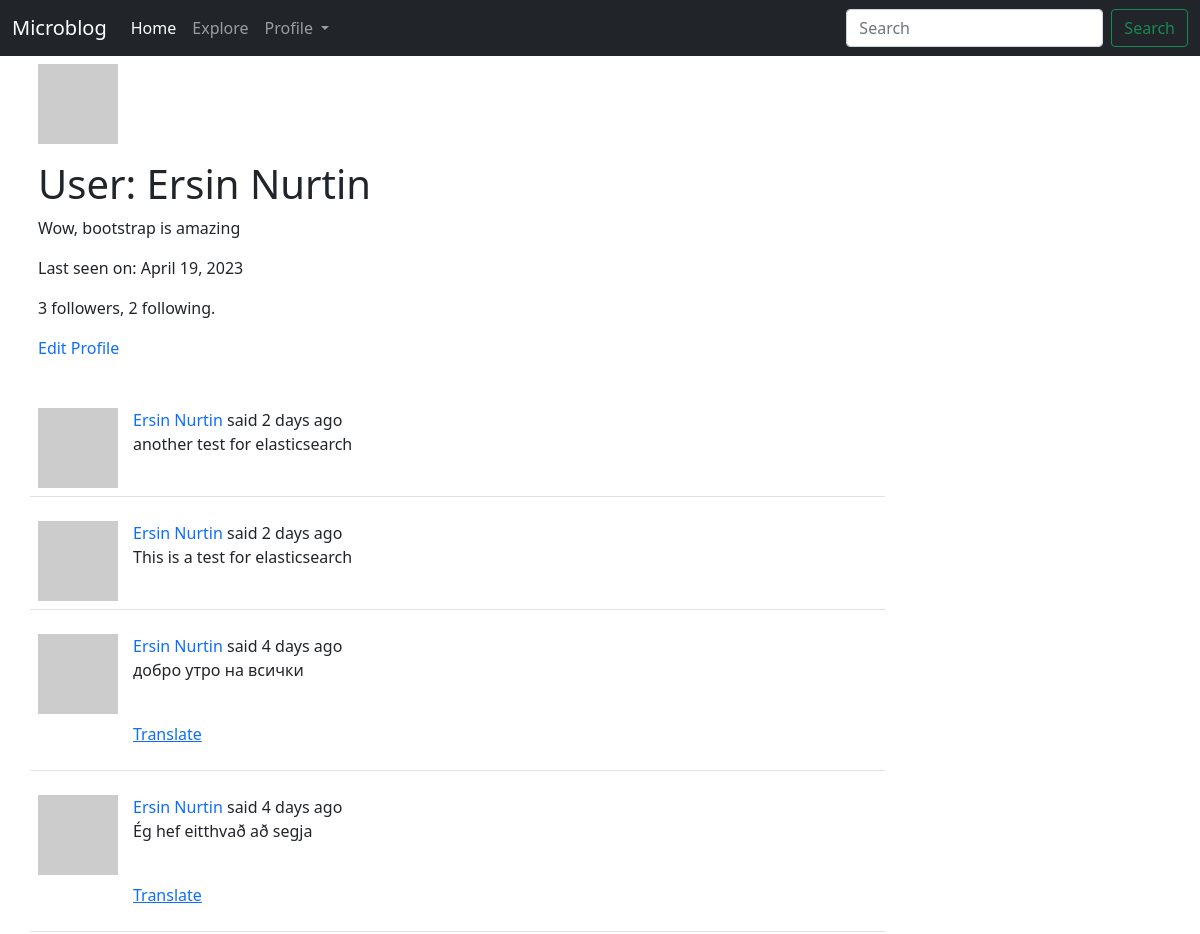
The page /user/Ersin Nurtin (signed in, upper part) on the database as committed earlier.
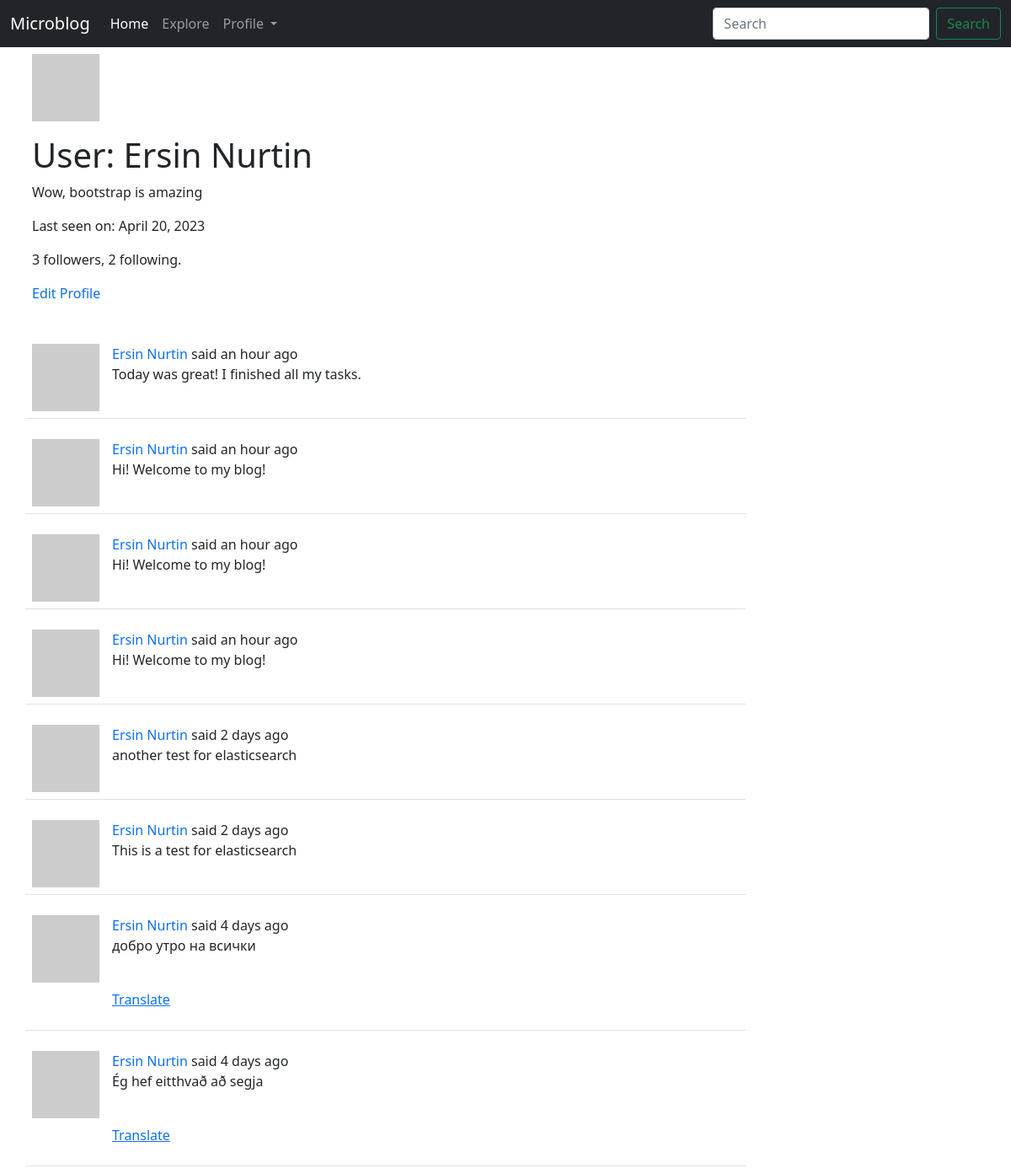
The same page on the database as committed later.
### app/models.py (models this page shows, shortened)
class User(UserMixin, db.Model):
	id = db.Column(db.Integer, primary_key=True)
	username = db.Column(db.String(64), index=True, unique=True)
	email = db.Column(db.String(120), index=True, unique=True)
	password_hash = db.Column(db.String(128))
	about_me = db.Column(db.String(140))
	last_seen = db.Column(db.DateTime, default=datetime.utcnow())
	posts = db.relationship('Post', backref='author', lazy='dynamic')
	followed = db.relationship(
		'User', secondary=followers,
		primaryjoin=(followers.c.follower_id == id),
		secondaryjoin=(followers.c.followed_id == id),
		backref=db.backref('followers', lazy='dynamic'), lazy='dynamic')
	def avatar(self, size):
		digest = md5(self.email.lower().encode('utf-8')).hexdigest()
		return f"https://www.gravatar.com/avatar/{digest}?d=identicon&s={size}"

class SearchableMixin:
	@classmethod
	def before_commit(cls, session):
		session._changes = {
			'add': list(session.new),
			'update': list(session.dirty),
			'delete': list(session.deleted)
		}
	@classmethod
	def after_commit(cls, session):
		for obj in session._changes['add']:
			if isinstance(obj, SearchableMixin):
				add_to_index(obj.__tablename__, obj)
		for obj in session._changes['update']:
			if isinstance(obj, SearchableMixin):
				add_to_index(obj.__tablename__, obj)
		for obj in session._changes['delete']:
			if isinstance(obj, SearchableMixin):
				remove_from_index(obj.__tablename__, obj)
		session._changes = None

class Post(SearchableMixin, db.Model):
	__searchable__ = ['body']
	id = db.Column(db.Integer, primary_key=True)
	body = db.Column(db.String(140))
	timestamp = db.Column(db.DateTime, index=True, default=datetime.utcnow)
	user_id = db.Column(db.Integer, db.ForeignKey('user.id'))
	language = db.Column(db.String(5))

### app/main/routes.py (the view)
@bp.route('/user/<username>')
@login_required
def user(username):
	user_ = User.query.filter_by(username=username).first_or_404()
	form = EmptyForm()
	page = request.args.get('page', 1, type=int)
	posts = user_.posts.order_by(Post.timestamp.desc()).paginate(
		page=page, per_page=current_app.config['POSTS_PER_PAGE'], error_out=False)
	next_url = url_for('main.user', username=user_.username, page=posts.next_num) if posts.has_next else '#'
	prev_url = url_for('main.user', username=user_.username, page=posts.prev_num) if posts.has_prev else '#'
	return render_template('user.html', user=user_, posts=posts.items, form=form, next_url=next_url, prev_url=prev_url)

### app/main/forms.py
class SearchForm(FlaskForm):
	q = StringField(_l('Search'), validators=[DataRequired()])
	s = SubmitField(_l('Search'))
	def __init__(self, *args, **kwargs):
		if 'formdata' not in kwargs:
			kwargs['formdata'] = request.args
		if 'meta' not in kwargs:
			kwargs['meta'] = {'csrf': False}
		super(SearchForm, self).__init__(*args, **kwargs)

class EmptyForm(FlaskForm):
	submit = SubmitField(_l('Submit'))

### app/__init__.py (called while the page is built)
def get_locale():
	user = getattr(g, 'user', None)
	if user is not None:
		return user.locale
	return request.accept_languages.best_match(current_app.config['LANGUAGES'])

### app/main/routes.py (called while the page is built)
@bp.before_app_request
def before_request():
	if current_user.is_authenticated:
		current_user.last_seen = datetime.utcnow()
		db.session.commit()
		g.search_form = SearchForm()
	g.locale = str(get_locale())

### app/models.py (called while the page is built)
@login.user_loader
def load_user(user_id):
	return User.query.get(int(user_id))

### app/templates/user.html (shortened to what this page needs)
{% extends "layout.html" %}
{% block content %}
<div class="container">
    <table class="table table-borderless">
        <tr class="row">
            <td>
                <img src="{{ user.avatar(128) }}" alt="user image"/>
            </td>
            <td>
                <h1>{{ _('User') }}: {{ user.username }}</h1>
                {% if user.about_me %}<p>{{ user.about_me }}</p>{% endif %}
                {% if user.last_seen %}<p>{{ _('Last seen on') }}: {{ moment(user.last_seen).format('LL') }}</p>{% endif %}
                <p>{{ user.followers.count() }} {{ _('followers') }}, {{ user.followed.count() }} {{ _('following') }}.</p>
                {% if user == current_user %}
                <p><a style="text-decoration: none" href="{{ url_for('main.edit_profile') }}">{{ _('Edit Profile') }}</a></p>
                {% else %}
                <p>
                    <form action="{{ url_for('main.unfollow', username=user.username) }}" method="post">
                        {{ form.hidden_tag() }}
                        {{ form.submit(class_='btn btn-secondary', value='Unfollow') }}
                    </form>
                {% endif %}
            </td>
        </tr>
    </table>
</div>
    {% for post in posts %}
        {% include '_post.html' %}
    {% endfor %}
{% endblock content %}

### app/templates/layout.html (shortened to what this page needs)
<!DOCTYPE html>
<html lang="en">
  <head>
      <link href="https://cdn.jsdelivr.net/npm/bootstrap@5.1.3/dist/css/bootstrap.min.css" rel="stylesheet">
  </head>
  <body>
    <nav class="navbar navbar-expand-lg navbar-dark bg-dark">
      <div class="container-fluid">
        <a class="navbar-brand" href="{{ url_for('main.index') }}">Microblog</a>
        <div class="collapse navbar-collapse" id="navbarSupportedContent">
          <ul class="navbar-nav me-auto mb-2 mb-lg-0">
            <li class="nav-item">
              <a class="nav-link active" aria-current="page" href="{{ url_for('main.index') }}">{{ _('Home') }}</a>
            </li>
            {% if current_user.is_anonymous %}
            <li class="nav-item">
              <a class="nav-link" href="{{ url_for('main.explore') }}">{{ _('Explore') }}</a>
            </li>
            <li class="nav-item">
              <a class="nav-link" href="{{ url_for('auth.login') }}">{{ _('Login') }}</a>
            </li>
            {% else %}
            <li class="nav-item">
              <a class="nav-link" href="{{ url_for('main.explore') }}">{{ _('Explore') }}</a>
            </li>
            <li class="nav-item dropdown">
              <a class="nav-link dropdown-toggle" href="{{ url_for('main.user', username=current_user.username) }}" id="navbarDropdown" role="button" data-bs-toggle="dropdown" aria-expanded="false">
                {{ _('Profile') }}
              </a>
            </li>
            {% endif %}
          </ul>
          {% if g.search_form %}
              <form class="d-flex" role="search" action="{{ url_for('main.search') }}" method="get">
                {{ g.search_form.q(size=20, class_="form-control me-2", type="search", placeholder=g.search_form.q.label.text) }}
                {{ g.search_form.s(class_="btn btn-outline-success", type='submit', placeholder=g.search_form.s.text) }}
              </form>
          {% endif %}
        </div>
      </div>
    </nav>
    {% block content %} {% endblock content %}
  </body>
</html>

### app/templates/_post.html (shortened to what this page needs)
<div class="container">
    <table class="table table-hover">
      <tr class="row">
        <td class="col-1"><a href="{{ url_for('main.user', username=post.author.username) }}"><img src=" {{ post.author.avatar(70) }}" alt="user image"/></a>
        <td class="col-8">
          {{ _('%(username)s said %(when)s', username=user_link, when=moment(post.timestamp).fromNow()) }}
          <br>
          <p class="text-body"><span id="post{{ post.id }}">{{ post.body }}</span></p>
          {% if post.language and post.language != g.locale %}
            <br>
                <p><span id="translation{{ post.id }}">
                    <a href="javascript:translate(
                                '#post{{ post.id }}',
                                '#translation{{ post.id }}',
                                '{{ post.language }}',
                                '{{ g.locale }}');">{{ _('Translate') }}</a>
                </span></p>
          {% endif %}
        </td>
      </tr>
    </table>
</div>

Rows that differ between the two databases and show on the page:
changed User "Ersin Nurtin": last_seen "April 19, 2023" → "April 20, 2023"
added Post: body "Today was great! I finished all my tasks."
added Post: body "Hi! Welcome to my blog!"
added Post: body "Hi! Welcome to my blog!"
added Post: body "Hi! Welcome to my blog!"
